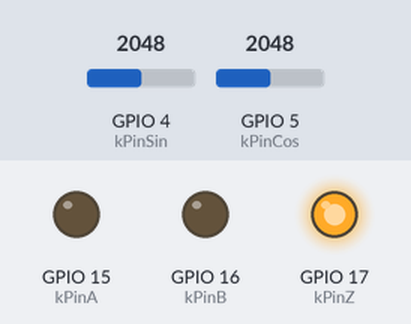
The program below on a simulated ESP32-S3. On the bench: output pins drawn as LEDs (lit = HIGH). Inputs (shaded band) come from the test bench; at power-on: GPIO 4 (kPinSin) = 2048, GPIO 5 (kPinCos) = 2048 (analog values on the 0–4095 scale).

Above: at 0.1 s.
Timing chart, 0 to 1.6 s (numbered marks = the images above):
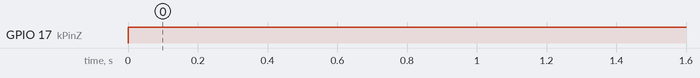

The program:

main.cpp
```cpp
#include "driver/gpio.h"
#include "esp_timer.h"
#include <Arduino.h>
#include <math.h>

namespace {
    constexpr uint32_t kSampleHz = 40000;
    constexpr uint32_t kPpr = 1024;
    constexpr uint32_t kTotalCounts = kPpr * 4;

    // Update these pins to match your ESP32-S3 board.
    constexpr uint8_t kPinSin = 4; // ADC1 capable
    constexpr uint8_t kPinCos = 5; // ADC1 capable
    constexpr uint8_t kPinA = 15;
    constexpr uint8_t kPinB = 16;
    constexpr uint8_t kPinZ = 17;

    constexpr uint32_t kZCenterCounts = 0;
    constexpr uint32_t kZWidthCounts = 4;
    constexpr bool kInvertDirection = false;

    constexpr bool kUseFilter = false;
    constexpr float kFilterAlpha = 0.2f;
    constexpr uint32_t kMaxStepPerSample = 4;

    constexpr bool kEnableSerial = false;
    constexpr uint32_t kSerialBaud = 115200;
    constexpr uint32_t kSerialPeriodMs = 100;

    constexpr float kSinOffset = 2048.0f;
    constexpr float kCosOffset = 2048.0f;
    constexpr float kSinGain = 1.0f / 2048.0f;
    constexpr float kCosGain = 1.0f / 2048.0f;
    constexpr float kPhaseSkew = 0.0f;

    constexpr float kTwoPi = 6.283185307179586f;
    constexpr float kPhaseScale = static_cast<float>(kTotalCounts) / kTwoPi;

    volatile uint16_t g_lastRawSin = 0;
    volatile uint16_t g_lastRawCos = 0;
    volatile uint32_t g_lastPhase = 0;
    volatile uint32_t g_glitchCount = 0;
    volatile bool g_phaseValid = false;
    volatile bool g_samplePending = false;
    volatile uint32_t g_sampleMissed = 0;

    float g_sinFilt = 0.0f;
    float g_cosFilt = 0.0f;

    portMUX_TYPE g_mux = portMUX_INITIALIZER_UNLOCKED;

    esp_timer_handle_t g_timer = nullptr;

    inline void writePin(uint8_t pin, bool level) {
        gpio_set_level(static_cast<gpio_num_t>(pin), level ? 1 : 0);
    }

    inline bool isWithinZWindow(uint32_t phase_q) {
        if (kZWidthCounts == 0 || kTotalCounts == 0) {
            return false;
        }

        uint32_t width = kZWidthCounts;
        if (width >= kTotalCounts) {
            width = kTotalCounts;
        }

        const uint32_t half = width / 2;
        const uint32_t dist = (phase_q + kTotalCounts - kZCenterCounts) % kTotalCounts;
        return (dist <= half) || (dist >= (kTotalCounts - half));
    }

    inline void updateOutputs(uint32_t phase_q) {
        uint32_t phase_dir = phase_q;
        if (kInvertDirection && phase_q != 0) {
            phase_dir = kTotalCounts - phase_q;
        }

        const uint8_t index = static_cast<uint8_t>(phase_dir & 0x3);
        const uint8_t a_state[4] = {0, 1, 1, 0};
        const uint8_t b_state[4] = {0, 0, 1, 1};

        writePin(kPinA, a_state[index] != 0);
        writePin(kPinB, b_state[index] != 0);
        writePin(kPinZ, isWithinZWindow(phase_q));
    }

    void processSample(uint16_t raw_sin, uint16_t raw_cos) {
        uint32_t phase_state = 0;
        bool phase_valid = false;
        portENTER_CRITICAL(&g_mux);
        phase_state = g_lastPhase;
        phase_valid = g_phaseValid;
        portEXIT_CRITICAL(&g_mux);

        float sin_v = (static_cast<float>(raw_sin) - kSinOffset) * kSinGain;
        float cos_v = (static_cast<float>(raw_cos) - kCosOffset) * kCosGain;

        cos_v += sin_v * kPhaseSkew;

        if (kUseFilter) {
            g_sinFilt += (sin_v - g_sinFilt) * kFilterAlpha;
            g_cosFilt += (cos_v - g_cosFilt) * kFilterAlpha;
            sin_v = g_sinFilt;
            cos_v = g_cosFilt;
        }

        float angle = atan2f(sin_v, cos_v);
        if (angle < 0.0f) {
            angle += kTwoPi;
        }

        uint32_t phase_q = static_cast<uint32_t>(angle * kPhaseScale);
        if (phase_q >= kTotalCounts) {
            phase_q = 0;
        }

        if (!phase_valid) {
            updateOutputs(phase_q);
            portENTER_CRITICAL(&g_mux);
            g_lastPhase = phase_q;
            g_phaseValid = true;
            portEXIT_CRITICAL(&g_mux);
            return;
        }

        int32_t delta = static_cast<int32_t>(phase_q) - static_cast<int32_t>(phase_state);
        if (delta > static_cast<int32_t>(kTotalCounts / 2)) {
            delta -= static_cast<int32_t>(kTotalCounts);
        } else if (delta < -static_cast<int32_t>(kTotalCounts / 2)) {
            delta += static_cast<int32_t>(kTotalCounts);
        }

        if (delta == 0) {
            return;
        }

        const uint32_t delta_abs = (delta < 0) ? static_cast<uint32_t>(-delta)
                                               : static_cast<uint32_t>(delta);
        if (delta_abs > kMaxStepPerSample) {
            portENTER_CRITICAL(&g_mux);
            g_glitchCount++;
            portEXIT_CRITICAL(&g_mux);
            return;
        }

        const int32_t step = (delta > 0) ? 1 : -1;
        while (delta != 0) {
            uint32_t next = phase_state;
            if (step > 0) {
                next = (phase_state + 1U) % kTotalCounts;
            } else {
                next = (phase_state == 0) ? (kTotalCounts - 1U) : (phase_state - 1U);
            }
            updateOutputs(next);
            phase_state = next;
            delta -= step;
        }

        portENTER_CRITICAL(&g_mux);
        g_lastPhase = phase_state;
        portEXIT_CRITICAL(&g_mux);
    }

    void sampleTimerCb(void *arg) {
        (void)arg;
        portENTER_CRITICAL(&g_mux);
        if (g_samplePending) {
            g_sampleMissed++;
        } else {
            g_samplePending = true;
        }
        portEXIT_CRITICAL(&g_mux);
    }

    void startSamplingTimer(uint32_t sample_hz) {
        if (sample_hz == 0) {
            return;
        }

        esp_timer_create_args_t args = {};
        args.callback = &sampleTimerCb;
        args.dispatch_method = ESP_TIMER_TASK;
        args.name = "sincos";
        if (esp_timer_create(&args, &g_timer) != ESP_OK) {
            return;
        }

        const uint64_t period_us = 1000000ULL / static_cast<uint64_t>(sample_hz);
        esp_timer_start_periodic(g_timer, period_us);
    }
} // namespace

void setup() {
    pinMode(kPinSin, INPUT);
    pinMode(kPinCos, INPUT);
    pinMode(kPinA, OUTPUT);
    pinMode(kPinB, OUTPUT);
    pinMode(kPinZ, OUTPUT);

    writePin(kPinA, false);
    writePin(kPinB, false);
    writePin(kPinZ, false);

    analogReadResolution(12);
    adcAttachPin(kPinSin);
    adcAttachPin(kPinCos);
    analogSetPinAttenuation(kPinSin, ADC_11db);
    analogSetPinAttenuation(kPinCos, ADC_11db);

    if (kEnableSerial) {
        Serial.begin(kSerialBaud);
    }

    startSamplingTimer(kSampleHz);
}

void loop() {
    bool do_sample = false;
    portENTER_CRITICAL(&g_mux);
    if (g_samplePending) {
        g_samplePending = false;
        do_sample = true;
    }
    portEXIT_CRITICAL(&g_mux);

    if (do_sample) {
        const uint16_t raw_sin = static_cast<uint16_t>(analogRead(kPinSin));
        const uint16_t raw_cos = static_cast<uint16_t>(analogRead(kPinCos));
        portENTER_CRITICAL(&g_mux);
        g_lastRawSin = raw_sin;
        g_lastRawCos = raw_cos;
        portEXIT_CRITICAL(&g_mux);
        processSample(raw_sin, raw_cos);
    }

    if (kEnableSerial) {
        static uint32_t last_print_ms = 0;
        const uint32_t now_ms = millis();
        if ((now_ms - last_print_ms) >= kSerialPeriodMs) {
            uint16_t raw_sin = 0;
            uint16_t raw_cos = 0;
            uint32_t phase_q = 0;
            uint32_t glitches = 0;
            uint32_t missed = 0;
            portENTER_CRITICAL(&g_mux);
            raw_sin = g_lastRawSin;
            raw_cos = g_lastRawCos;
            phase_q = g_lastPhase;
            glitches = g_glitchCount;
            missed = g_sampleMissed;
            portEXIT_CRITICAL(&g_mux);

            Serial.print("sin_raw=");
            Serial.print(raw_sin);
            Serial.print(" cos_raw=");
            Serial.print(raw_cos);
            Serial.print(" phase=");
            Serial.print(phase_q);
            Serial.print(" glitches=");
            Serial.print(glitches);
            Serial.print(" missed=");
            Serial.println(missed);
            last_print_ms = now_ms;
        }
    }

    delay(0);
}
```

Measured:
- by itself, GPIO 17 (kPinZ): LOW → HIGH at 0.00 s
